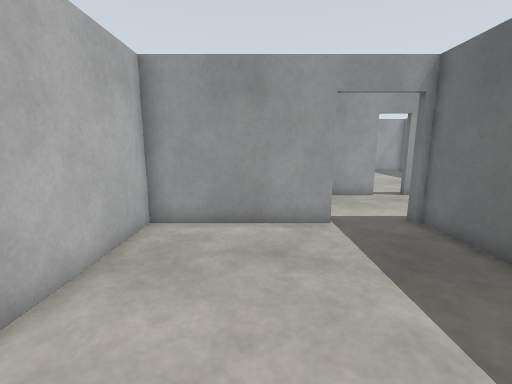
[1] (above)

24 first-person views from a walk through a world built for the Gazebo simulator. The camera is 1.2 m above the floor, tilts 10° down and sees 90° across. The floor is counted in squares, 0.5 m on a side. Each view is taken from the middle of a square. On the plan, view 1 faces up. The plan holds only what a view shows up to about 17 squares ahead; the rest is blank. The place goes on beyond the plan.

[2]
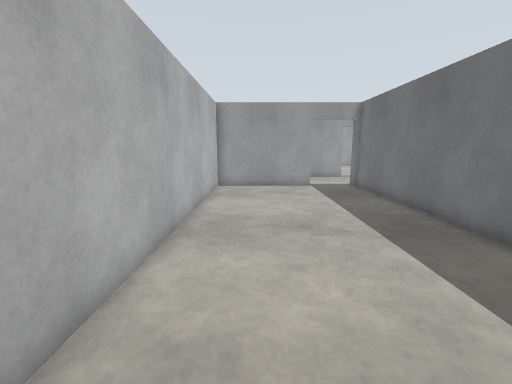

[3]
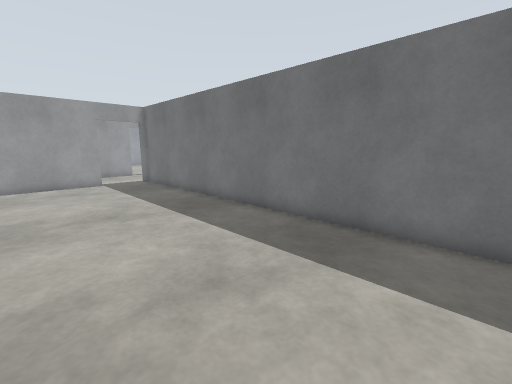

[4]
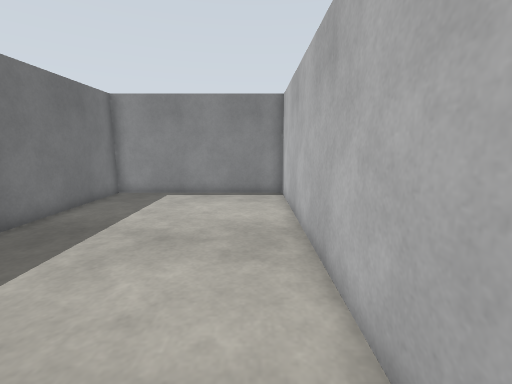

[5]
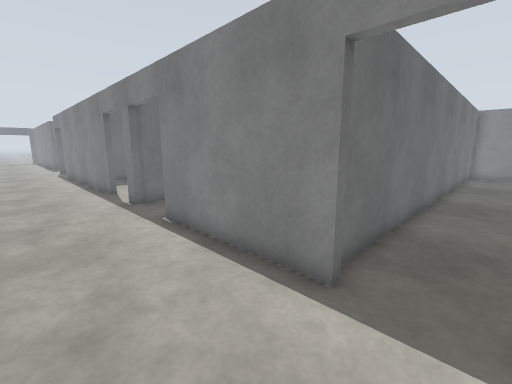

[6]
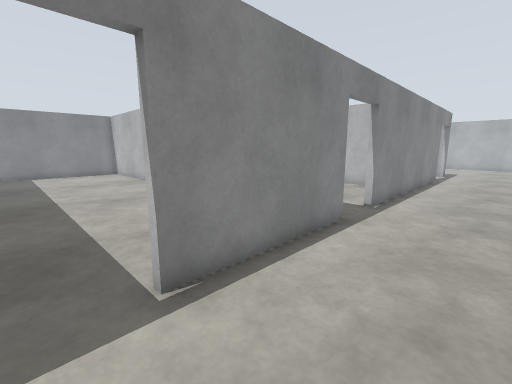

[7]
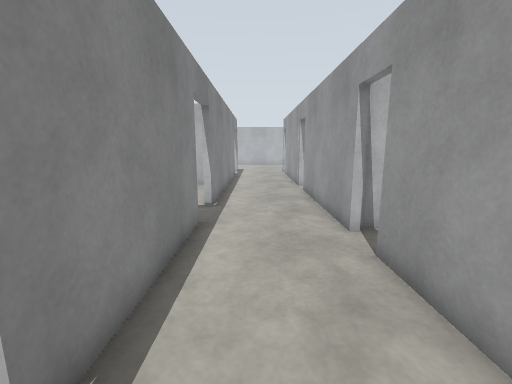

[8]
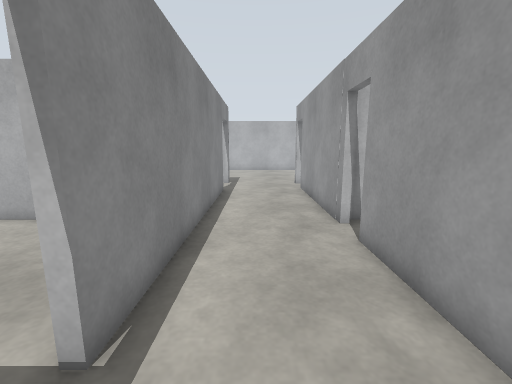

[9]
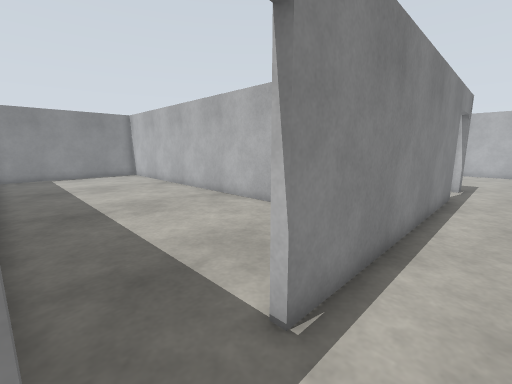

[10]
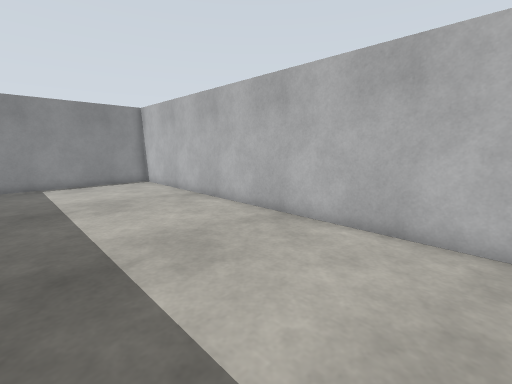

[11]
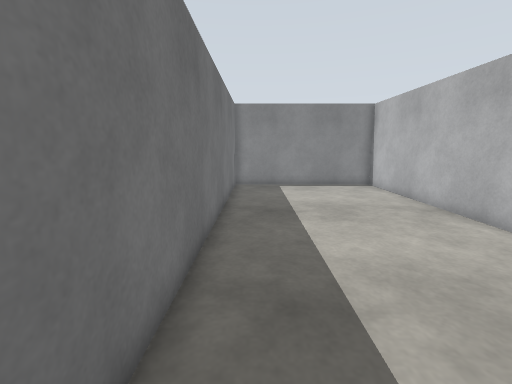

[12]
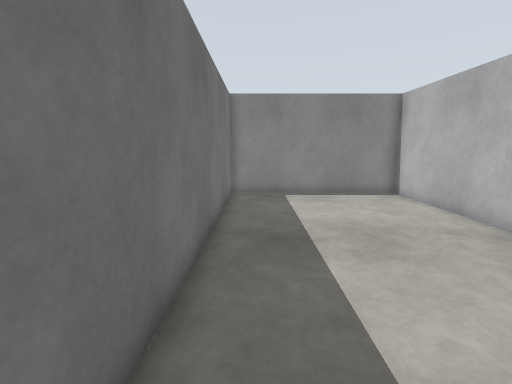

[13]
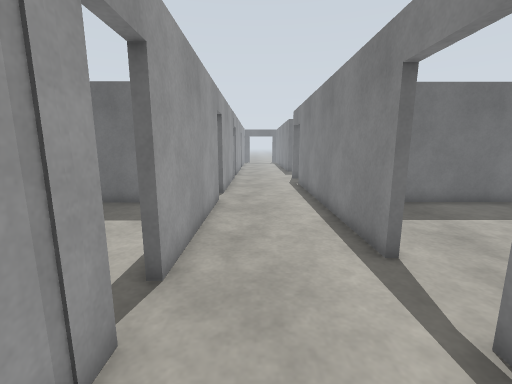

[14]
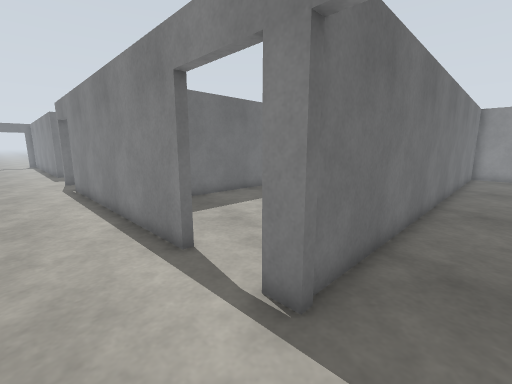

[15]
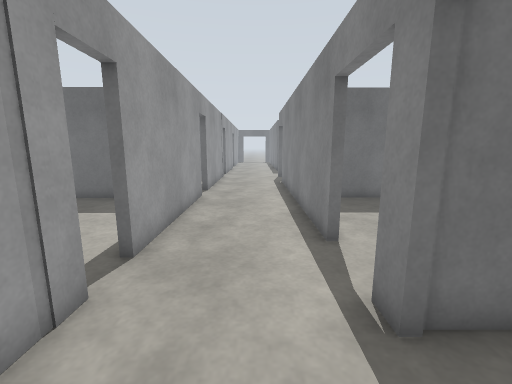

[16]
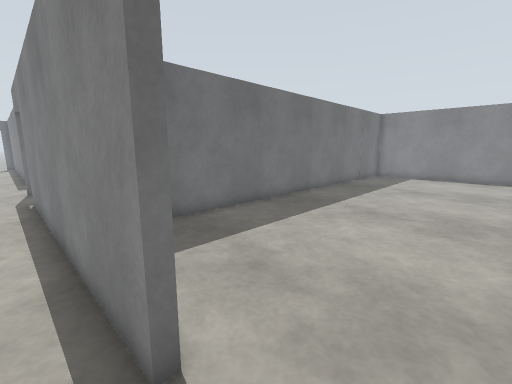

[17]
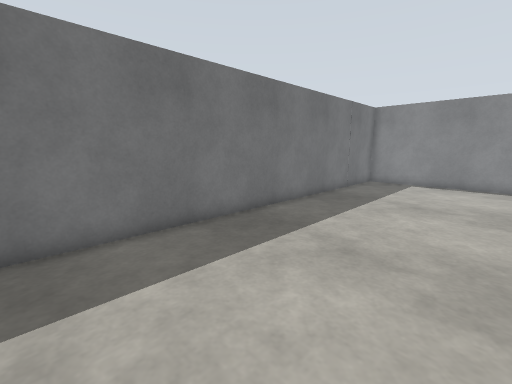

[18]
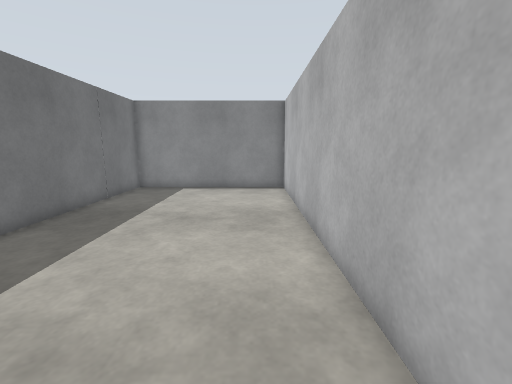

[19]
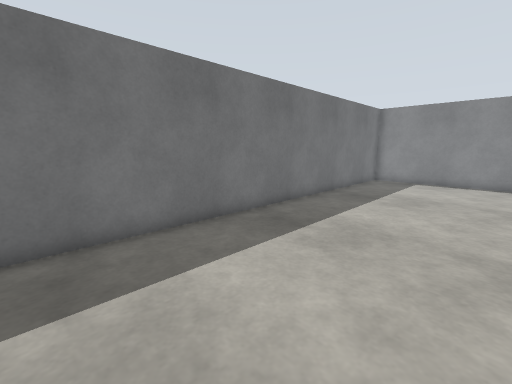

[20]
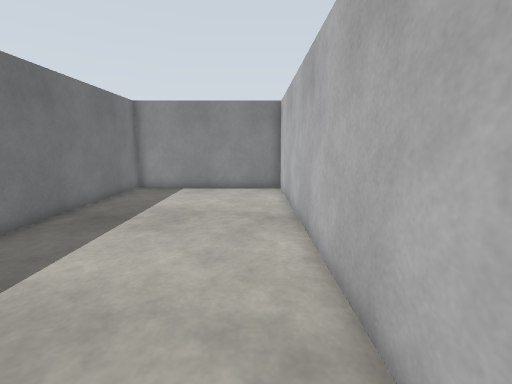

[21]
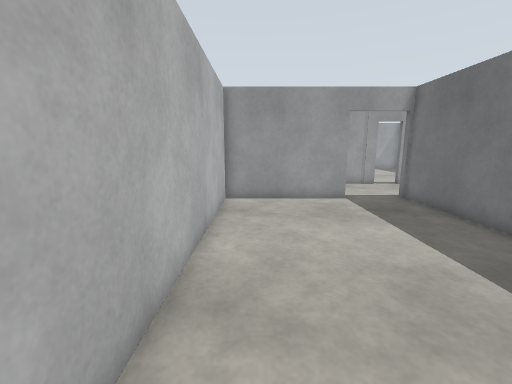

[22]
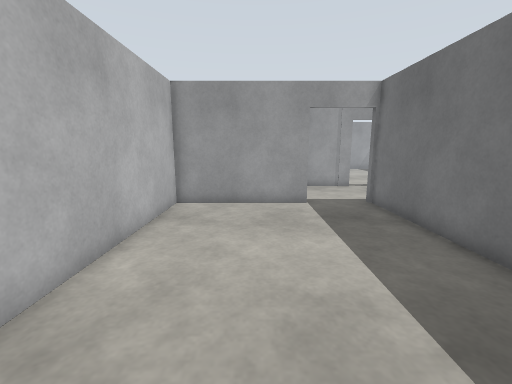

[23]
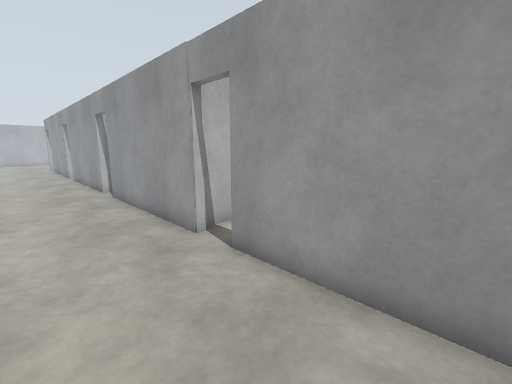

[24]
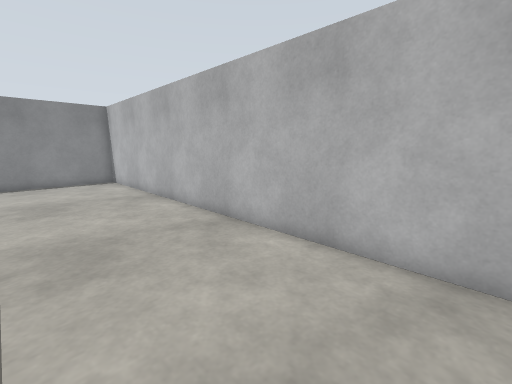

### Floor plan
Points are (right, up) in squares from view 1. A wall is a line through its corners. A room is listed if a view was taken in it or the views show most of it. See-through windows are left out.
Room 1 (views 1, 2, 3, 4)
walls: (2.4, 7.9) (-3.4, 7.9) (-3.4, -13.3) (5.3, -13.3) (5.3, 7.9)
ways out: open door at (4, 8) to room 2
Room 2 (views 5, 6, 7, 8, 9, 13, 14, 15, 16, 23)
walls: (5.9, 12.7) (-1.5, 12.7); (5, 8.2) (11.3, 8.2); (-3, 12.7) (-10.4, 12.7); (-3.9, 8.2) (2.4, 8.2); (14, 8.2) (14.8, 8.2); (14.9, 12.7) (7.5, 12.7); (17.3, 8.2) (28.9, 8.2); (-11.7, 12.7) (-19.1, 12.7); (23.8, 12.7) (16.3, 12.7); (-18.4, 8.2) (-6.4, 8.2); (-20.7, 12.7) (-21.2, 12.7); (-21.7, 8.1) (-21, 8.1); (29.5, 12.7) (25.1, 12.7)
ways out: open door at (4, 8) to room 1; open door at (-5, 8) to room 3; open door at (14.5, 8) to room 4; open door at (-20, 8); open door at (-19.5, 13); open door at (-11, 13); open door at (-2.5, 13); open door at (6.5, 13); open door at (15.5, 13); open door at (24.5, 13); open door at (29, 8)
Room 3 (views 10, 11, 12)
walls: (-12.3, 6.7) (-12.3, -13.3) (-3.7, -13.3) (-3.7, 1.9)
ways out: open door at (-5, 8) to room 2
Room 4 (views 17, 18)
walls: (14.3, 0.6) (14.3, -13.3) (23, -13.3) (23, 6)
ways out: open door at (14.5, 8) to room 2
Room 5 (views 19, 20, 21, 22, 24)
walls: (11.3, 7.9) (5.6, 7.9) (5.6, -13.3) (14, -13.3) (14, 8.2)

Positions as (right, up) in squares from view 1, and headings:
1: (0, 0), facing up
2: (-1, -8), facing up
3: (-2, -10), facing up-right
4: (-2, 0), facing down
5: (3, 12), facing down-right
6: (4, 12), facing down-left
7: (4, 10), facing left
8: (-4, 10), facing left
9: (-4, 10), facing down-left
10: (-5, 5), facing down-left
11: (-5, 3), facing down
12: (-5, 0), facing down
13: (12, 11), facing right
14: (12, 11), facing down-right
15: (11, 10), facing right
16: (15, 9), facing down-right
17: (16, 5), facing down-right
18: (16, 2), facing down
19: (7, 6), facing down-right
20: (7, 2), facing down
21: (7, -4), facing up
22: (9, -3), facing up
23: (12, 9), facing up-left
24: (11, 6), facing down-left
